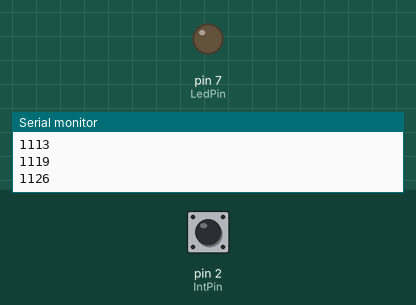
Simulated run of this sketch. Board: Arduino Uno, built with avr-gcc and run on an emulated ATmega328P. Parts: output pins drawn as LEDs (lit = HIGH), the last lines printed to the serial monitor. Inputs (shaded band) come from the test bench; at power-on: pin 2 (IntPin) HIGH.

Above: at 1.2 s.
1.3 s: pin 2 (IntPin) pulled LOW for 0.15 s
At 2.0 s:
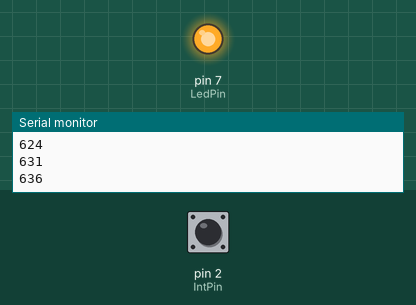
Timing chart, 0 to 7.8 s (numbered marks = the images above; inputs shaded):
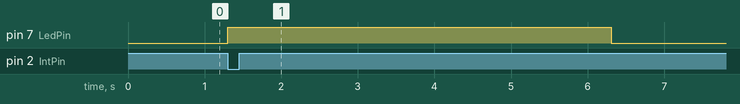

Measured:
- after the input at 1.3 s, pin 7 (LedPin): LOW → HIGH at once, → LOW 5.0 s later

The sketch:

tempoled.ino.ino
```cpp
int IntPin = 2;
int LedPin = 7; // Led verte
volatile int IntState = LOW;
unsigned long LastChange = 0;
unsigned long CurrentTime = 0;

void setup() {
    Serial.begin(9600);
    pinMode(IntPin, INPUT);
    digitalWrite(IntPin, HIGH);
    pinMode(LedPin, OUTPUT);
    digitalWrite(LedPin, LOW);
    attachInterrupt(digitalPinToInterrupt(IntPin), myInt, FALLING);
}

void loop() {
    CurrentTime = millis();
    unsigned long TimeLapse = CurrentTime - LastChange;
    Serial.println(TimeLapse);
    if (IntState == HIGH){
      digitalWrite(LedPin, HIGH);
      IntState = LOW;
      LastChange = CurrentTime;
    }
    if (digitalRead(LedPin) == HIGH && TimeLapse > 5000){
        digitalWrite(LedPin, LOW);
        LastChange = CurrentTime;
    }
}

void myInt() {
    IntState = HIGH;
}
```
